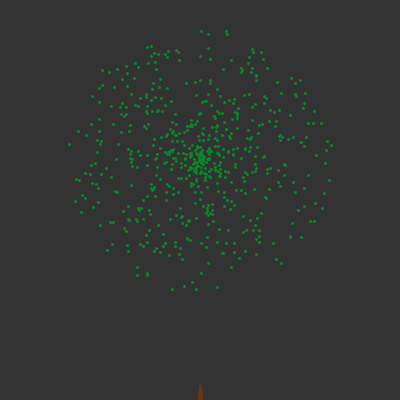
Frame 1 (no input)
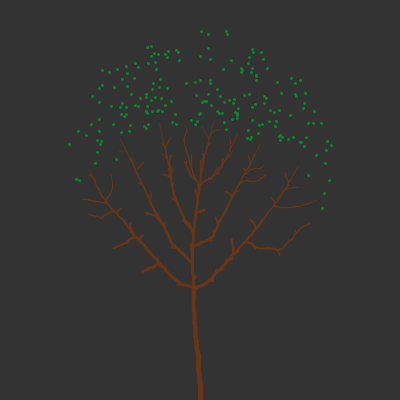
Frame 60 (the mouse pressed at the canvas centre just before this capture)
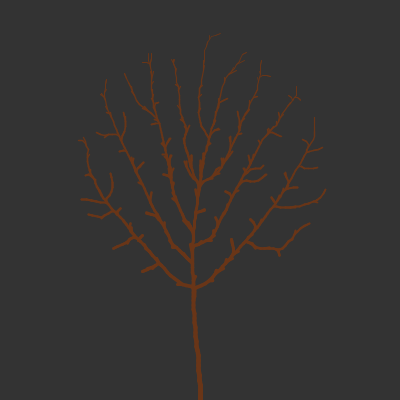
Frame 120 (the mouse held since frame 60 and released just before this capture)

The Processing sketch that drew these frames (run headless with seeded random() and noise(); from frame 60 on, the mouse is pressed at the canvas centre):

// Processing sketch: c018_space_colonization_fractal_trees_3d
// ── c018_space_colonization_fractal_trees_3d.pde
Tree tree;
int maxOrder;

static final float maxDistance = 100;
static final float minDistance = 10;

void setup() {
  size(400, 400);
  
  maxOrder = 0;
  generateTree();
}

void draw() {
  background(51);
  
  tree.show();
  tree.grow();
  
  if (!tree.isGrowing()) {
    tree.removeLeaves();
  }
}

void generateTree() {
  tree = new Tree(width / 2, height);
  
  tree.generateLeaves();
  tree.generateTrunk();
}

void mousePressed() {
  if (mouseButton == LEFT)
    generateTree();
}

// ── branch.pde
class Branch {
  // Fields
  private PVector pos;
  private PVector originalDir;
  private int timesPulled;
  private int order;
    
  public PVector dir;
  public ArrayList<Branch> children;
  
  // Constants
  private static final float len = 5;
  color branchColor = color(105, 53, 23);

  // Constructor
  public Branch(PVector pos, PVector dir, int order) {
    this.order = order;
    this.pos = pos;
    this.dir = dir.copy();
    originalDir = dir.copy();
    
    timesPulled = 0;    
    children = new ArrayList();
    
    if (order > maxOrder)
      maxOrder = order;
  }
  
  // Getters and Setters
  public PVector getPosition() {
    return pos.copy();
  }
  
  public boolean isPulled() {
    return timesPulled > 0;
  }
  
  public void increaseTimesPulled() {
    timesPulled++;
  }
  
  // Methods
  public void show() {
    //float weight = 6 / (order + 2) +1;
    float weight = map(order, 0, maxOrder + 1, 5, 0.5);
    
    stroke(branchColor);
    strokeWeight(weight);    
    
    if (children == null)
      return;
      
    for (Branch child : children) {
      line(pos.x, pos.y, child.pos.x, child.pos.y);
      
      child.show();
    }
  }
  
  /*
    Add a child branch to the current branch, based on its angle
  */
  public Branch generateBranch() {
    dir.div(timesPulled + 1);
    
    PVector newDir = PVector.mult(dir, len);
    PVector newPos = PVector.add(pos, newDir);

    Branch newBranch = new Branch(newPos, this.dir.copy(), order + 1);
    children.add(newBranch);
    
    return newBranch;
  }
  
  public void reset() {
    timesPulled = 0;
    dir = originalDir.copy();
  }
}

// ── leaf.pde
class Leaf {
  // Fields
  private PVector pos;
  private boolean reached;
  
  // Constants
  color leafColor = color(11, 133, 43);
  
  // Constructor
  public Leaf(float x, float y) {
    pos = new PVector(x, y);
    reached = false;
  }
  
  // Getters and Setters
  public PVector getPosition() {
    return pos.copy();
  }
  
  public void markAsReached() {
    reached = true;
  }
  
  public boolean isReached() {
    return reached;
  }
  
  // Methods
  public void show() {
    stroke(leafColor);
    strokeWeight(3);
    
    point(pos.x, pos.y);
  }
}

// ── tree.pde
import java.util.Stack;
import java.util.Iterator;

class Tree {
  // Fields
  private Branch root;
  private ArrayList<Leaf> leaves;
  private boolean isGrowing;
  
  // Constructor
  public Tree(float rootX, float rootY) {
    root = new Branch(new PVector(rootX, rootY), new PVector(0, -1), 0);
    leaves = new ArrayList();
    isGrowing = true;
  }
  
  // Getters and Setters
  public boolean isGrowing() {
    return isGrowing;
  }
  
  // Methods
  public void show() {
    for (Leaf leaf : leaves) {
      leaf.show();
    }
    
    root.show();
  }
  
  public void generateLeaves() {
    float centerX = width / 2;
    float centerY = height / 5 * 2;
    
    for (int j=0 ; j<600 ; j++) {
      float r = random(width / 3);
      float a = random(TWO_PI);
      float x = centerX + r * sin(a);
      float y = centerY - r * cos(a);
      
      leaves.add(new Leaf(x, y));
    }
  }
  
  public void removeLeaves() {
    leaves = new ArrayList();
  }
  
  public void generateTrunk() {
    boolean leafFound = false;
    Branch current = root;
    
    while (!leafFound) {
      for (Leaf leaf : leaves) {
        if (PVector.dist(leaf.getPosition(), current.getPosition()) < maxDistance) {
          leafFound = true;
        }
      }
      
      if (!leafFound) {
        Branch newBranch = current.generateBranch();
        current = newBranch;
      }
    }
  }
  
  public void grow() {
    pullBranches();
    removeReachedLeaves();
    addNewBranches();
  }
  
  /*
    Branches are "pulled" by the leaves.
    Each leaf will look for the closest branch and will modify its direction
    towards itself.
  */
  private void pullBranches() {
    for (Leaf leaf : leaves) {
      // The closest branch is the one with the least
      // distance between the leaf and itself.
      Branch closestBranch = null;
      float recordDistance = Float.POSITIVE_INFINITY;
      
      // DFS search of the branches
      Stack<Branch> stack = new Stack() {{ push(root); }};
      
      while(!stack.empty()) {
        Branch current = stack.pop();
        
        for (Branch child : current.children) {
          stack.push(child);
        }
        
        // Calculate the distance
        float distance = PVector.dist(current.getPosition(), leaf.getPosition());
        
        // If the distance is less than the minimum, the leaf has
        // fulfilled its purpose and its no longer needed.
        if (distance < minDistance) {
          leaf.markAsReached();
          break;
        }
        // If the distance is greater than the maximum distance,
        // the leaf should have no impact on the branch.
        else if (distance > maxDistance) {
          continue;
        }
        
        // Update record distance
        if (distance < recordDistance) {
          closestBranch = current;
          recordDistance = distance;
        }
      }
      
      // If the leaf has a branch within the valid range
      if (closestBranch != null) {
        // Vector from the branch to the leaf
        PVector newDir = PVector
          .sub(leaf.getPosition(), closestBranch.getPosition())
          .normalize();
        
        // "Pull" the branch towards the leaf and mark that it has been pulled
        closestBranch.dir.add(newDir);
        closestBranch.increaseTimesPulled();
      } 
    }
  }
  
  private void removeReachedLeaves() {
    Iterator<Leaf> itr = leaves.iterator();
    while(itr.hasNext()) {
      Leaf leaf = itr.next();
      
      if (leaf.isReached())
        itr.remove();
    }
  }
  
  private void addNewBranches() {
    boolean newBranches = false;
    
    // DFS search of the branches
    Stack<Branch> stack = new Stack() {{ push(root); }};

    while(!stack.empty()) {
      Branch current = stack.pop();
      
      for (Branch child : current.children) {
        stack.push(child);
      }
      
      // If the branch has been pulled towards a leaf, add a new branch
      if (current.isPulled()) {
        newBranches = true;
        current.generateBranch();
        current.reset();
      }
    }
    
    // The tree stops growing when no new branches are created
    if (!newBranches)
      isGrowing = false;
  }
}
